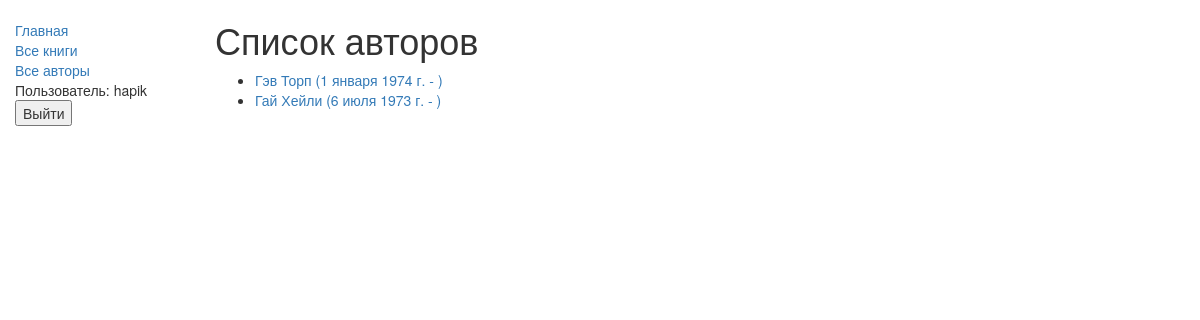
The app's page /catalog/authors/ (signed in) with its own data.
### catalog/models.py (models this page shows, shortened)
class Author(models.Model):
    first_name = models.CharField(max_length=100)
    last_name = models.CharField(max_length=100)
    date_of_birth = models.DateField(null=True, blank=True)
    date_of_death = models.DateField('Died', null=True, blank=True)
    def get_absolute_url(self):
        return reverse('author-detail', args=[str(self.id)])

### catalog/views.py (the view)
class AuthorListView(generic.ListView):
    model = Author

### catalog/templates/catalog/author_list.html
{% extends "base_generic.html" %}
{% block content %}
    <h1>Список авторов</h1>
    {% if author_list %}
    <ul>
      {% for author in author_list %}
      <li>
        <a href="{{ author.get_absolute_url }}">{{ author.first_name }} {{author.last_name}} ({{author.date_of_birth}} - )</a>
      </li>
      {% endfor %}
    </ul>
    {% else %}
      <p>В библиотеке авторов нет.</p>
    {% endif %}
{% endblock %}

### catalog/templates/base_generic.html (shortened to what this page needs)
<!doctype html>
<html lang="en">
<head>
    <link
            rel="stylesheet"
            href="https://maxcdn.bootstrapcdn.com/bootstrap/3.3.7/css/bootstrap.min.css"/>
    {% load static %}
    <link rel="stylesheet" href="{% static 'css/styles.css' %}"/>
</head>
<body>
<div class="container-fluid">
    <div class="row">
        <div class="col-sm-2">
            {% block sidebar %}
            <ul class="sidebar-nav">
                <li><a href="{% url 'index' %}">Главная</a></li>
                <li><a href="{% url 'books' %}">Все книги</a></li>
                <li><a href="{% url 'authors' %}">Все авторы</a></li>
                {% if user.is_authenticated %}
                <li>Пользователь: {{ user.get_username }}</li>
                <li>
                    <form action="{% url 'logout'%}?next={{request.path}}" method="post">
                        <button class="dropdown-item" type="submit">Выйти</button>
                    </form>
                </li>
                <br> {% else %}
                <form action="{% url 'login' %}" method="post"> {% csrf_token %}
                    <button class="dropdown-item" type="submit">Войти</button>
                </form>
                {% endif %}
            </ul>
            {% endblock %}
        </div>
        <div class="col-sm-10 ">{% block content %}{% endblock %}</div>
    </div>
</div>
</body>
</html>

### catalog/static/css/styles.css (style rules this page uses)
.sidebar-nav { margin-top: 20px; padding: 0; list-style: none; }

### records on screen
Author: first_name "Гэв", last_name "Торп", date_of_birth "1 января 1974 г."
Author: first_name "Гай", last_name "Хейли", date_of_birth "6 июля 1973 г."

### other values on screen
{{ user.get_username }} "hapik"
